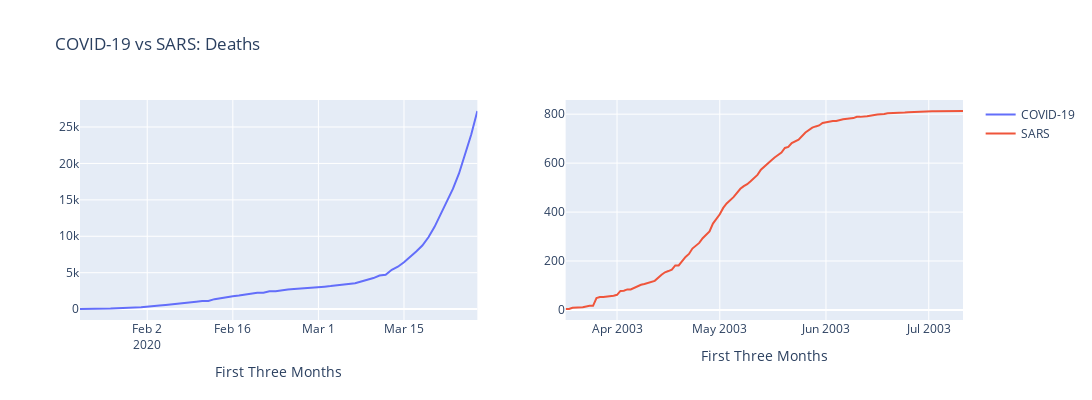

Notebook code for this chart:
### Code cell
#Comparing the Deaths between COVID and SARS
fig = make_subplots(rows=1, cols=2,vertical_spacing=0.02)


fig.add_trace(
    go.Scatter(x=newdf2["Timeline"], y=newdf2["Covid-19 impact"], name = 'COVID-19'),
    row=1, col=1
)

fig.add_trace(
    go.Scatter(x=SARS["Date"], y=SARS["Mortality"], name = 'SARS'),
    row=1, col=2
)

fig.update_xaxes(title_text="First Three Months")


fig.update_layout(height=400, width=1100, title_text="COVID-19 vs SARS: Deaths")
fig.show()
#fig.write_image("Deaths_COVIDvsSARS.png")
